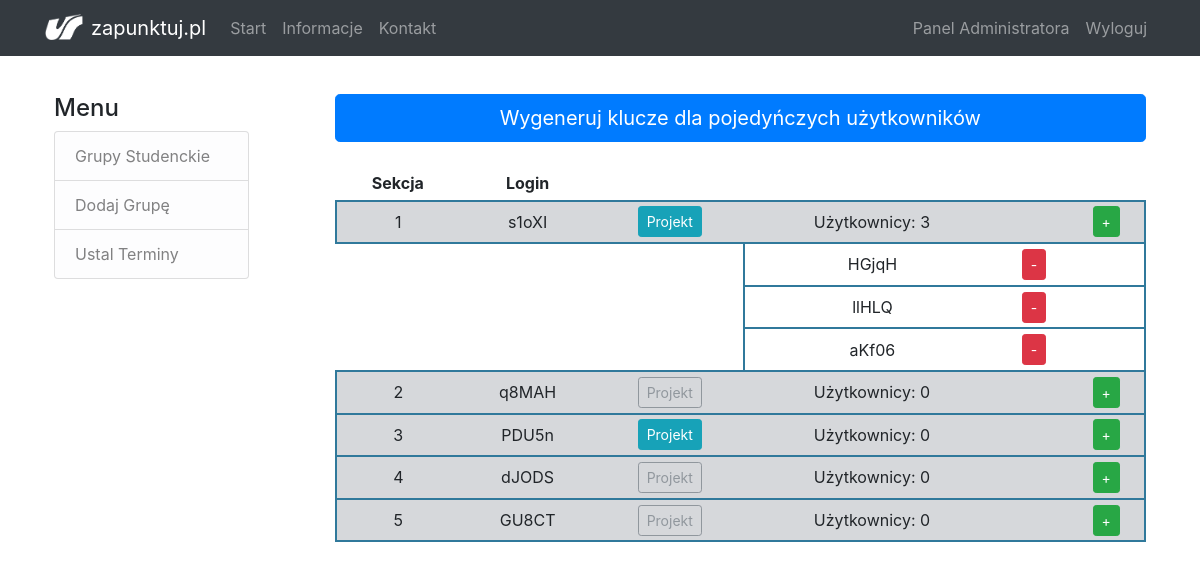
Page /sections/1 (signed in) on the earlier database version.
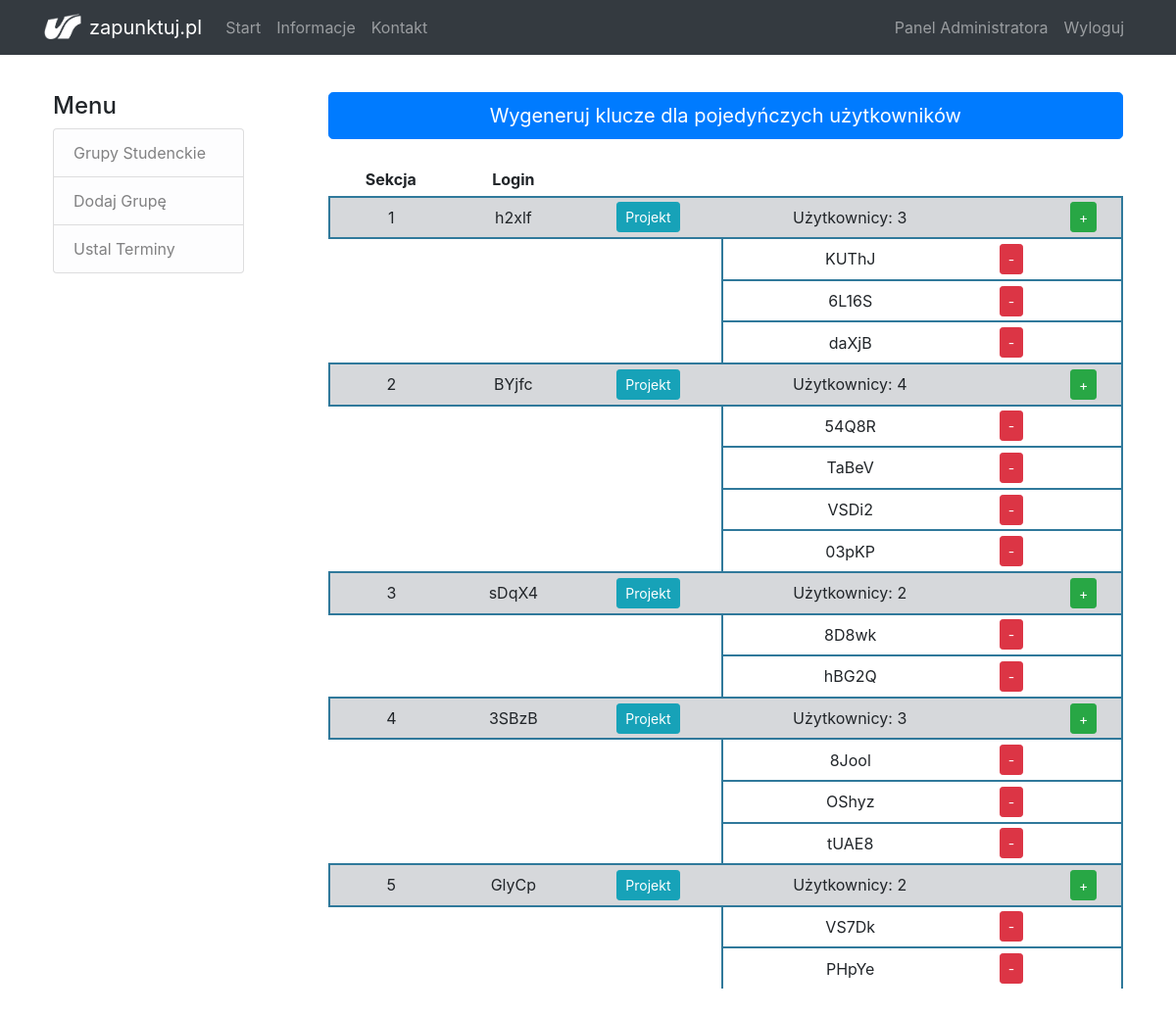
Same page on the later database version.
### flaskapp/models.py (models this page shows, shortened)
class User(db.Model, UserMixin):
    id = db.Column(db.Integer, primary_key=True)
    login = db.Column(db.String(20), unique=True, nullable=False)
    is_admin = db.Column(db.Boolean, nullable=False, default=False)
    project = db.relationship('Project', backref='author', lazy=True, cascade="all, delete")
    group_id = db.Column(db.Integer, db.ForeignKey('group.id'), nullable=True)

### flaskapp/routes.py (the view)
@app.route('/sections/<int:group_id>')
@login_required
def sections(group_id):
    if current_user.is_admin:
        group = Group.query.get_or_404(group_id)
        user_groups = list()
        for section in group.users:
            user_groups.append(Group.query.filter_by(name=section.login).first())
        if not group.is_section:
            return redirect((url_for('panel')))
    else:
        flash('Musisz mieć uprawnienia aministratora, aby uzyskać dostęp do tej strony', 'warning')
        return redirect(url_for('home'))
    return render_template('admin/sections.html', title='Sekcje', group=group, user_groups=user_groups)

### flaskapp/models.py (called while the page is built)
@login_manager.user_loader
def load_user(user_id):
    return User.query.get(int(user_id))

### flaskapp/templates/admin/sections.html (shortened to what this page needs)
{% extends "admin/layout_admin.html" %}
{% block content %}
    <a href="{{ url_for('create_section_keys', group_id=group.id) }}"> <button type="button" class="btn btn-primary btn-lg btn-block">Wygeneruj klucze dla pojedyńczych użytkowników</button> </a>
    <br>
    <table class="table table-sm text-center align-middle ">
        <thead>
            <tr>
                <th scope="col" class="border-bottom border-thick">Sekcja</th>
                <th scope="col" class="border-bottom border-thick">Login</th>
                <th colspan="5" class="border-bottom border-thick"></th>
            </tr>
        </thead>
		<tbody>
			{% for section in group.users %}
				<tr class="table-secondary border border-thick">
					<td> {{ loop.index }} </td>
					<td> {{ section.login }} </td>
                    {% if section.project %}
                        <td> <a href="{{ url_for('single_project', section_id=section.id) }}"> <button type="button" class="btn btn-sm btn-info">Projekt</button> </a> </td>
                    {% else %}
                        <td> <a> <button type="button" title="Ta sekcja nie udostępniła jeszcze swojego projektu" class="btn btn-sm btn-outline-secondary disabled">Projekt</button> </a> </td>
                    {% endif %}
                    <td>Użytkownicy: {{ user_groups[loop.index0].users|length }}</td>
                    <td></td>
					<td>
                        <a href="{{ url_for('add_user', section_id=section.id) }}"> <button type="button" title="Dodaj użytkownika do sekcji" class="btn btn-sm btn-success">+</button> </a>
					</td>
                </tr>
                {% if user_groups[loop.index0] %}
                    {% for user in user_groups[loop.index0].users %}
                        <tr>
                            <td class="border-0" colspan="3"></td>
                            {% if group %}
                                <td class="border-left border-thick"> {{ user.login }} </td>
                                <td class="border-up border-thick"> <button type="button" title="Usuń użytkownika" class="btn btn-sm btn-danger" data-toggle="modal" data-target="#deleteUserModal" data-user-id={{ user.id }}>-</button> </td>
                                <td class="border-up border-right border-thick"></td>
                            {% endif %}
                        </tr>
                    {% endfor %}
                {% endif %}
			{% endfor %}
		</tbody>
    </table>
{% endblock content%}

Differences in the rows shown:
changed User: login "s1oXI" → "h2xlf"
changed User: login "HGjqH" → "KUThJ"
changed User (number 3 of 19 on the later page): login "llHLQ" → "6L16S"
changed User: login "aKf06" → "daXjB"
changed User: login "q8MAH" → "BYjfc"; user_groups "0" → "4"
now on this page (row edited): User: login "54Q8R", shown under "BYjfc"
now on this page (row edited): User: login "TaBeV", shown under "BYjfc"
now on this page (row edited): User: login "VSDi2", shown under "BYjfc"
now on this page (row edited): User: login "03pKP", shown under "BYjfc"
changed User: login "PDU5n" → "sDqX4"; user_groups "0" → "2"
now on this page (row edited): User: login "8D8wk", shown under "sDqX4"
added User: login "hBG2Q", shown under "sDqX4"
changed User: login "dJODS" → "3SBzB"; user_groups "0" → "3"
added User: login "8Jool", shown under "3SBzB"
added User: login "OShyz", shown under "3SBzB"
added User: login "tUAE8", shown under "3SBzB"
changed User: login "GU8CT" → "GlyCp"; user_groups "0" → "2"
added User: login "VS7Dk", shown under "GlyCp"
added User: login "PHpYe", shown under "GlyCp"
